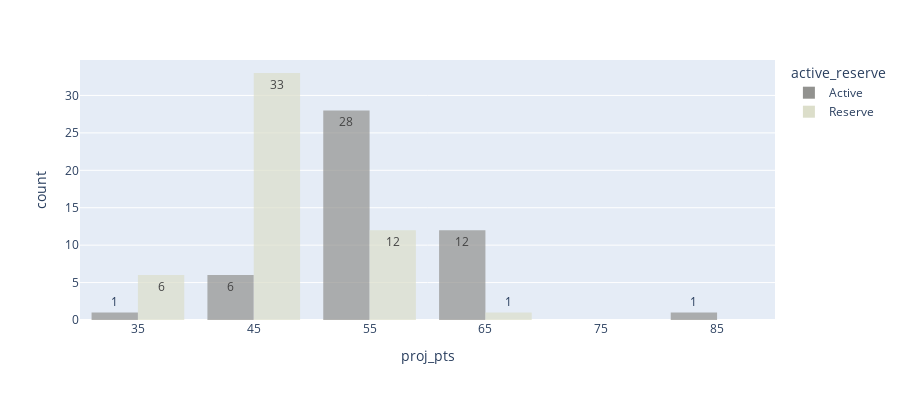

The notebook cell saved with this chart:
### Code cell
# histogram showing active/inactive

px.histogram(week,
             x='proj_pts',
             opacity=.7,
             nbins=8, 
             color = 'active_reserve',
             color_discrete_map=active_color,
             barmode='group',
             text_auto=True,
             height=400)#.update_xaxes(tickmode='array',tick_vals=["40-49", "50-59", "60-69", "70-79", "80-89"])

### Figure 1 — Plotly figure (JSON) as saved in the notebook; plotly's stock layout.template omitted (floating-point values rounded to 4 significant figures)
{"data": [{"alignmentgroup": "True", "bingroup": "x", "hovertemplate": "active_reserve=Active<br>proj_pts=%{x}<br>count=%{y}<extra></extra>", "legendgroup": "Active", "marker": {"color": "rgb(146,146,143)", "opacity": 0.7, "pattern": {"shape": ""}}, "name": "Active", "nbinsx": 8, "offsetgroup": "Active", "orientation": "v", "showlegend": true, "texttemplate": "%{value}", "type": "histogram", "x": [86.04, 69.94, 68.75, 66.55, 66.03, 65.42, 64.67, 62.79, 61.39, 61.12, 60.87, 60.85, 60.82, 59.98, 59.88, 59.46, 58.53, 58.09, 57.78, 57.57, 57.31, 57.2, 57.05, 56.96, 55.91, 55.6, 55.5, 55.2, 55.06, 54.89, 54.85, 54.48, 54.47, 54.08, 53.27, 53.05, 52.81, 52.43, 52.36, 52.09, 50.19, 47.79, 46.86, 46.56, 46.26, 44.39, 42.99, 35.99], "xaxis": "x", "yaxis": "y"}, {"alignmentgroup": "True", "bingroup": "x", "hovertemplate": "active_reserve=Reserve<br>proj_pts=%{x}<br>count=%{y}<extra></extra>", "legendgroup": "Reserve", "marker": {"color": "rgb(220,222,202)", "opacity": 0.7, "pattern": {"shape": ""}}, "name": "Reserve", "nbinsx": 8, "offsetgroup": "Reserve", "orientation": "v", "showlegend": true, "texttemplate": "%{value}", "type": "histogram", "x": [66.82, 58.92, 58.14, 57.33, 55.6, 55.49, 54.88, 53.36, 52.82, 52.43, 52.36, 52.33, 52.17, 49.93, 49.24, 48.91, 48.42, 47.61, 47.53, 47.43, 46.6, 46.57, 46.48, 46.26, 46.13, 45.55, 45.37, 44.96, 44.56, 44.39, 44.19, 43.72, 43.24, 43.15, 43.14, 42.99, 42.79, 41.78, 41.63, 41.53, 41.27, 41.18, 41.17, 40.28, 40.16, 40.05, 39.86, 39.59, 39.3, 38.87, 34.78, 34.09], "xaxis": "x", "yaxis": "y"}], "layout": {"barmode": "group", "height": 400, "legend": {"title": {"text": "active_reserve"}, "tracegroupgap": 0}, "margin": {"t": 60}, "xaxis": {"anchor": "y", "domain": [0, 1], "title": {"text": "proj_pts"}}, "yaxis": {"anchor": "x", "domain": [0, 1], "title": {"text": "count"}}}}
